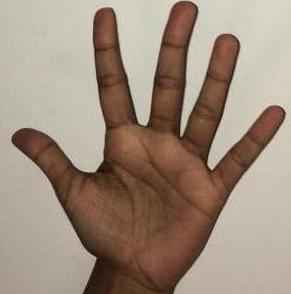
#> input picture hand.jpg, 291 x 294 px
$ python -i jeanCV.py   (imports and definitions only)
#> lines starting #> are read from the running program, lines starting #| are printed output that depends on the picture; after the words box and inside, x2 and y2 are one past the last pixel; in counts of white or black regions, pixels touching at a corner belong together
''''| Author: Jean Vitor de Paulo
    | Date: 29/09/2018
    |
'''


import cv2
import numpy as np
import matplotlib.pyplot as plt

class skinDetector(object):
    def refine_mask(self, palmPoint):
        width = 30
        palmX = palmPoint[0]
        palmY = palmPoint[1]
        skinSample1 = self.HSV_image[palmY : palmY + width, palmX : palmX + width]
        skinSample2 = self.HSV_image[palmY + width : palmY+ (width * 2), palmX + width: palmX + (width * 2)]

        #Calculate thresholds based on new skin samples.
        offsetLowThreshold = 80
        offsetHighThreshold = 30

        hsvMeansSample1 = np.mean(skinSample1, axis=(0, 1))
        hsvMeansSample2 = np.mean(skinSample2, axis=(0, 1))

#        print("hsv means, sample 1:", hsvMeansSample1)

        hLowThreshold = min(hsvMeansSample1[0], hsvMeansSample2[0]) - offsetLowThreshold
        hHighThreshold = max(hsvMeansSample1[0], hsvMeansSample2[0]) + offsetHighThreshold

        sLowThreshold = min(hsvMeansSample1[1], hsvMeansSample2[1]) - offsetLowThreshold
        sHighThreshold = max(hsvMeansSample1[1], hsvMeansSample2[1]) + offsetHighThreshold

        vLowThreshold = min(hsvMeansSample1[2], hsvMeansSample2[2]) - offsetLowThreshold
        vHighThreshold = max(hsvMeansSample1[2], hsvMeansSample2[2]) + offsetHighThreshold

        #Segment skin based on thresholds. Cleanup with morphological ops.
        skinMask = cv2.inRange(self.HSV_image, np.array((hLowThreshold, sLowThreshold, vLowThreshold)), np.array((hHighThreshold, sHighThreshold, vHighThreshold)))
        structuringElement = cv2.getStructuringElement(cv2.MORPH_ELLIPSE, (3, 3))
        skinMask  = cv2.morphologyEx(skinMask, cv2.MORPH_OPEN, structuringElement)
        skinMask = cv2.dilate(skinMask, structuringElement, iterations = 3)
        self.binary_mask_image = skinMask

    #class constructor
    def __init__(self, imageName):
#> called with imageName = 'hand.jpg'
        self.image = cv2.imread(imageName)
#> self.image is the input picture: shape (294, 291, 3); mean B, G, R 123.2, 139.6, 157.8
        if self.image is None:
            print("IMAGE NOT FOUND: " + imageName)
#            exit(1)
        #self.image = cv2.resize(self.image,(600,600),cv2.INTER_AREA)
        self.HSV_image = cv2.cvtColor(self.image, cv2.COLOR_BGR2HSV)
#> self.HSV_image: shape (294, 291, 3); mean H, S, V 16.8, 71.4, 157.8
        self.YCbCr_image = cv2.cvtColor(self.image, cv2.COLOR_BGR2YCR_CB)
#> self.YCbCr_image: shape (294, 291, 3); mean of channels 0, 1, 2 143.2, 138.5, 116.7
        self.binary_mask_image = self.HSV_image
#================================================================================================================================
    #function to process the image and segment the skin using the HSV and YCbCr colorspaces, followed by the Watershed algorithm
    def find_skin(self):
        self.__color_segmentation()
        self.__region_based_segmentation()

#================================================================================================================================
#    Apply a threshold to an HSV and YCbCr images, the used values were based on current research papers along with some
#     empirical tests and visual evaluation
    def __color_segmentation(self):
        lower_HSV_values = np.array([0, 40, 0], dtype = "uint8")
        upper_HSV_values = np.array([255, 255, 255], dtype = "uint8")

        lower_YCbCr_values = np.array((0, 138, 67), dtype = "uint8")
        upper_YCbCr_values = np.array((255, 173, 133), dtype = "uint8")

        #A binary mask is returned. White pixels (255) represent pixels that fall into the upper/lower.
        mask_YCbCr = cv2.inRange(self.YCbCr_image, lower_YCbCr_values, upper_YCbCr_values)
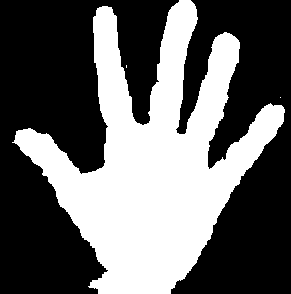
#> mask_YCbCr: shape (294, 291); 39.8% white; 3 white regions (2 under 20 px), largest, box (x1, y1, x2, y2) and area: (12, 0, 285, 294) 34020
        mask_HSV = cv2.inRange(self.HSV_image, lower_HSV_values, upper_HSV_values)
#> mask_HSV: shape (294, 291); 42% white; 4 white regions (3 under 20 px), largest, box (x1, y1, x2, y2) and area: (11, 0, 286, 294) 35960

        self.binary_mask_image = cv2.add(mask_HSV,mask_YCbCr)
#> self.binary_mask_image: shape (294, 291); 42.2% white; 5 white regions (4 under 20 px), largest, box (x1, y1, x2, y2) and area: (11, 0, 286, 294) 36072


#================================================================================================================================
    #Function that applies Watershed and morphological operations on the thresholded image
    def __region_based_segmentation(self):
        #morphological operations
        image_foreground = cv2.erode(self.binary_mask_image,None,iterations = 3)         #remove noise
#> image_foreground: shape (294, 291); 35.6% white; 1 white region, box (x1, y1, x2, y2) and area: (15, 0, 283, 294) 30493
        dilated_binary_image = cv2.dilate(self.binary_mask_image,None,iterations = 3)   #The background region is reduced a little because of the dilate operation
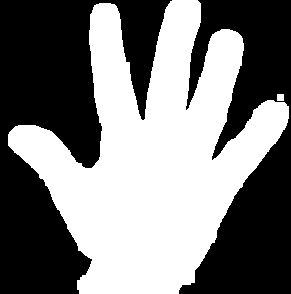
#> dilated_binary_image: shape (294, 291); 48.7% white; 2 white regions, box (x1, y1, x2, y2) and area: (8, 0, 289, 294) 41628, (277, 94, 284, 101) 49
        ret,image_background = cv2.threshold(dilated_binary_image,1,128,cv2.THRESH_BINARY)  #set all background regions to 128

        image_marker = cv2.add(image_foreground,image_background)   #add both foreground and backgroud, forming markers. The markers are "seeds" of the future image regions.
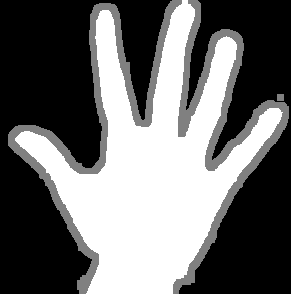
#> image_marker: shape (294, 291); min 0, max 255, mean 107.6
        image_marker32 = np.int32(image_marker) #convert to 32SC1 format
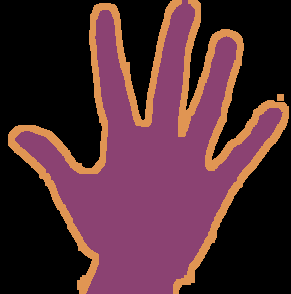
#> image_marker32: shape (294, 291) int32; 3 distinct labels, from 0 to 255; one colour per label, 0 black

        cv2.watershed(self.image,image_marker32)
        m = cv2.convertScaleAbs(image_marker32) #convert back to uint8
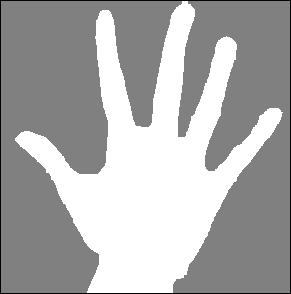
#> m: shape (294, 291); min 1, max 255, mean 171.4
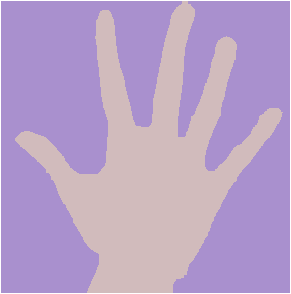
#> image_marker32: shape (294, 291) int32; 3 distinct labels, from -1 to 255; one colour per label, 0 black, -1 white

        #bitwise of the mask with the input image
        ret,image_mask = cv2.threshold(m,0,255,cv2.THRESH_BINARY+cv2.THRESH_OTSU)
#> image_mask: shape (294, 291); 35.5% white; 1 white region, box (x1, y1, x2, y2) and area: (15, 1, 283, 293) 30400
#> ret = 128
        output = cv2.bitwise_and(self.image,self.image,mask = image_mask)
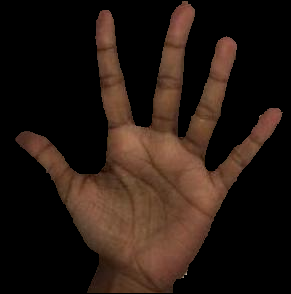
#> output: shape (294, 291, 3); mean B, G, R 18, 25, 38.2

        #show the images
#        self.show_image(self.image)
#        self.show_image(image_mask)
#        self.show_image(output)

#================================================================================================================================
    def show_image(self, image):
        cv2.imshow("Image",image)
        cv2.waitKey(0)
        cv2.destroyWindow("Image")
#================================================================================================================================

>>> result = skinDetector('hand.jpg').find_skin()
